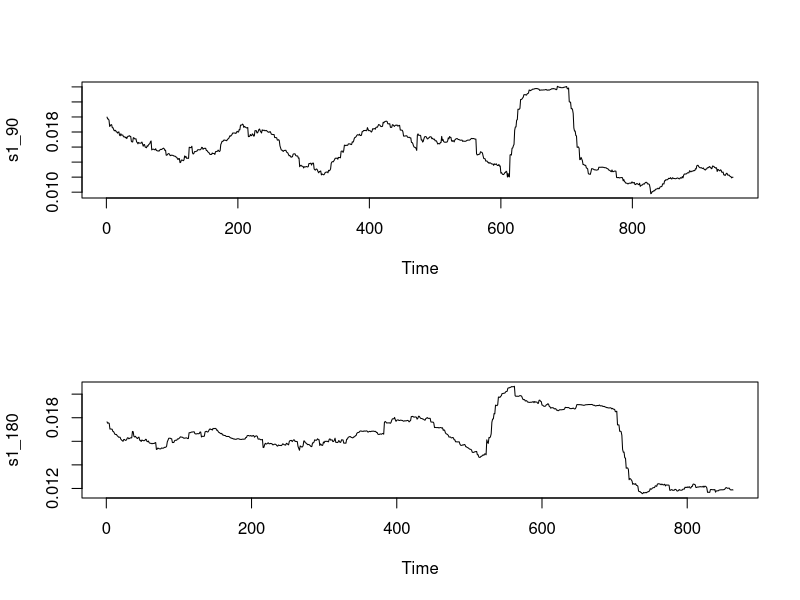
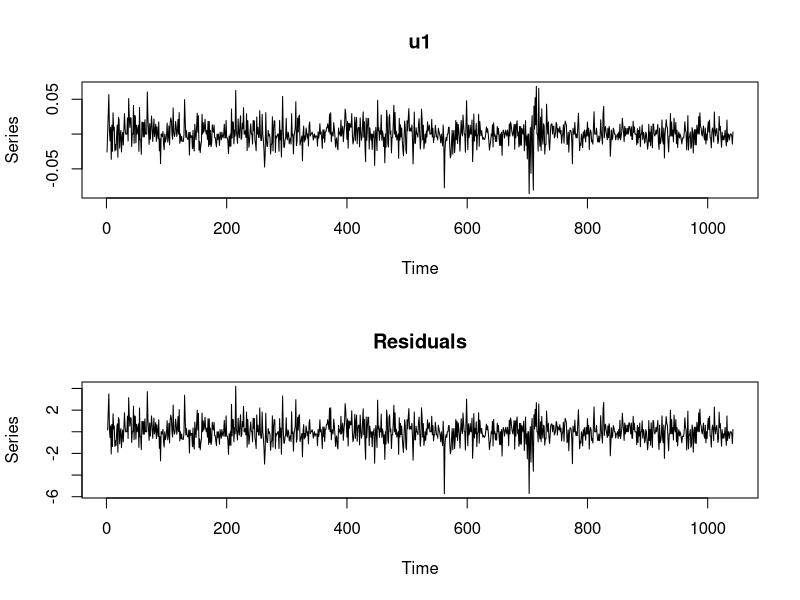
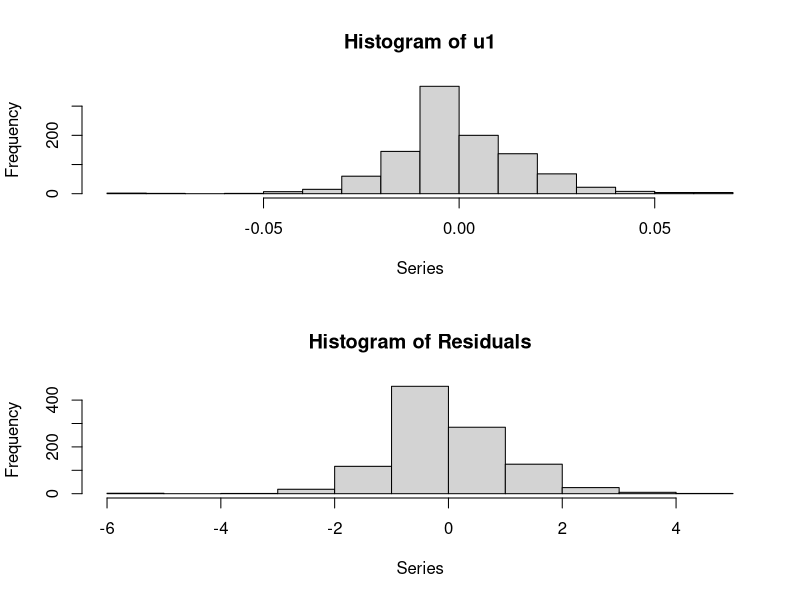
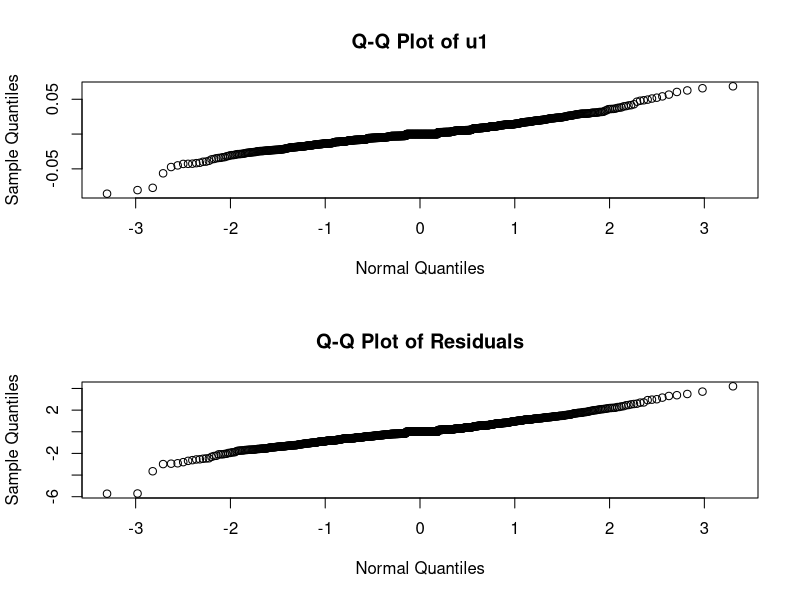
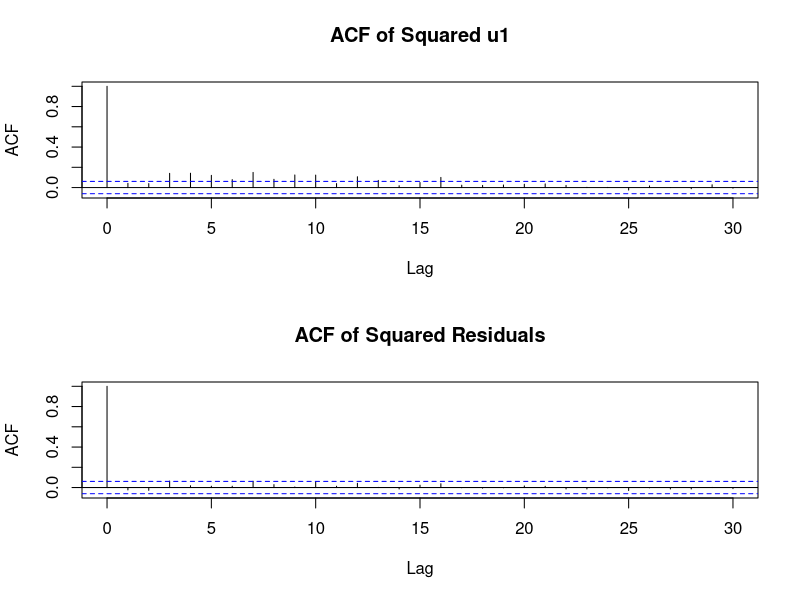
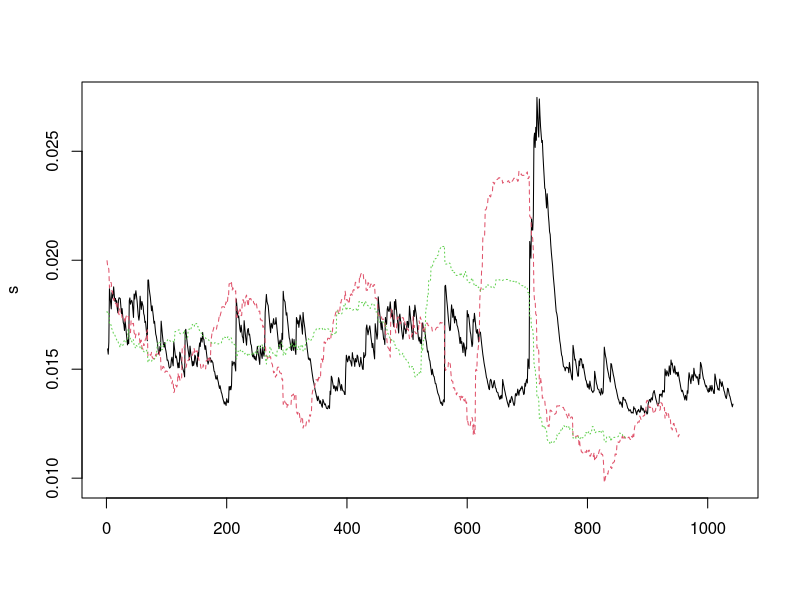

Source code (R) for these figures, in order:
d<-read.csv("stock.csv")
t1<-as.ts(d$HSBC)
t2<-as.ts(d$CLP)
t3<-as.ts(d$CK)

u1<-(lag(t1)-t1)/t1
u2<-(lag(t2)-t2)/t2
u3<-(lag(t3)-t3)/t3

msd<-function(t,w) {
   n<-length(t)-w+1
   out<-c()
   for (i in 1:n) {
      j<-i+w-1
      s<-sd(window(t,i,j))
      out<-append(out,s)
   }
   out<-as.ts(out)
}

s1_90<-msd(u1,90)
s1_180<-msd(u1,180)

par(mfrow=c(2,1))
plot(s1_90)
plot(s1_180)
readline("Hit <Return> to continue:")

library(tseries)
res<-garch(u1,order=c(1,1))
names(res)
round(res$coef,6)
-2*res$n.likeli
readline("Hit <Return> to continue:")

summary(res)
plot(res)
readline("Hit <Return> to continue:")

Box.test(u1^2,lag=15,type="Ljung")
Box.test(res$resid^2,lag=15,type="Ljung")
readline("Hit <Return> to continue:")

par(mfrow=c(1,1))
s<-cbind(res$fitted.values[,1],s1_90,s1_180)
matplot(s,type="l")
readline("Hit <Return> to continue:")

u<-cbind(u1,u2,u3)
u[1042,]
cor(u[953:1042,])
var(u[953:1042,])
readline("Hit <Return> to continue:")

res1<-garch(u1)
res2<-garch(u2)
res3<-garch(u3)
coef<-rbind(res1$coef,res2$coef,res3$coef)
coef
round(apply(coef,2,mean),6)

